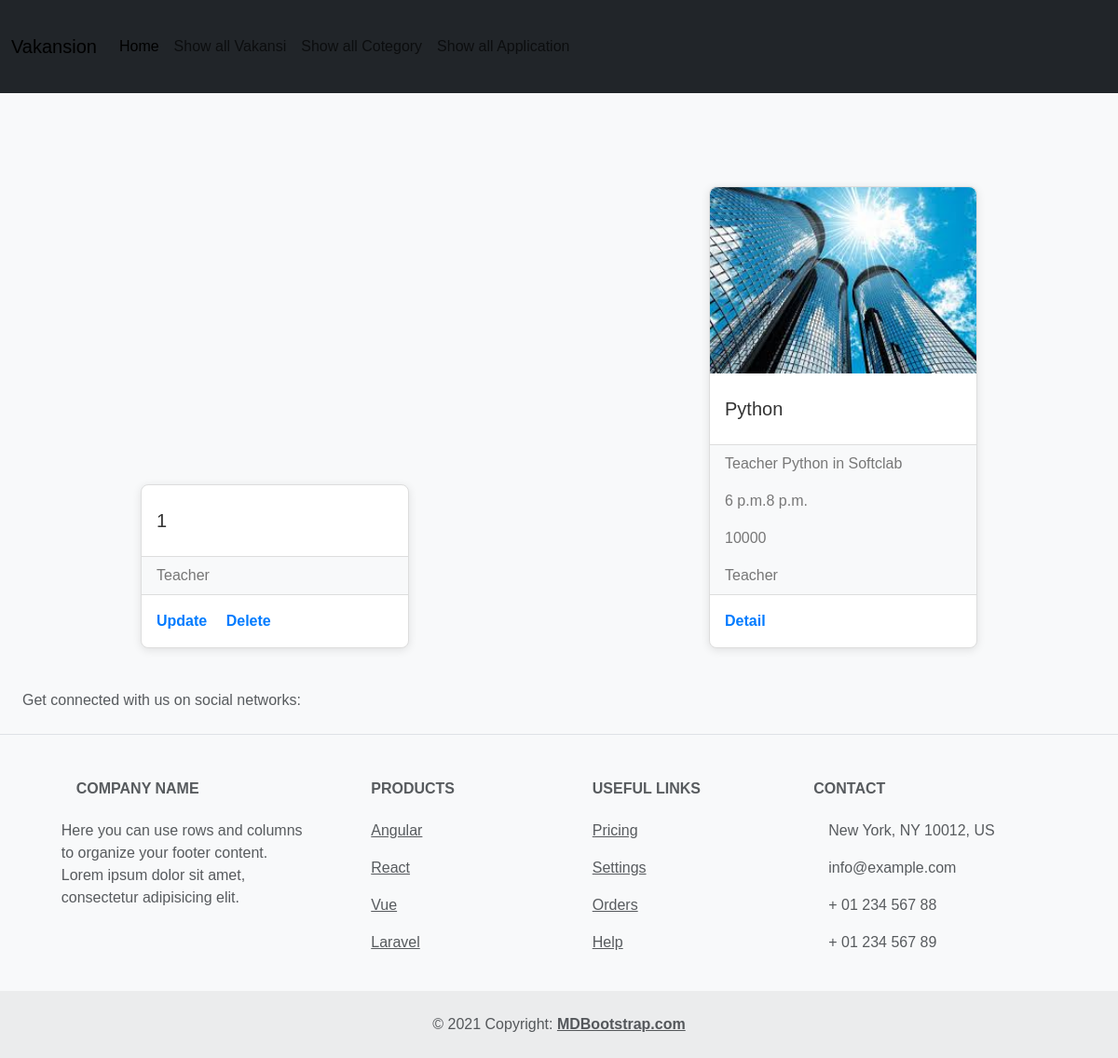
/detailcotegory/1, run on the app's committed database.
### vakansi/models.py (models this page shows, shortened)
class Cotegory(models.Model):
    cotegory_name = models.CharField(max_length=50)
    is_active = models.BooleanField(default=True)
    def __str__(self):
        return self.cotegory_name

class Vakaansi(models.Model):
    title = models.CharField(max_length=50)
    discraption = models.TextField()
    time_work = models.TimeField(auto_now=False, auto_now_add=False)
    time_notwork = models.TimeField(auto_now=False, auto_now_add=False)
    salary = models.IntegerField()
    image = models.ImageField(upload_to="static/images", height_field=None, width_field=None, max_length=None)
    cotegory = models.ForeignKey(Cotegory, on_delete=models.CASCADE)
    is_active = models.BooleanField(default=True)
    create_at = models.DateTimeField(auto_now=True, auto_now_add=False)

### vakansi/views.py (the view)
# urls.py: path("detailcotegory/<int:pk>", DetailCotegory.as_view(), name="detailcotegory"),
class DetailCotegory(DetailView):
    template_name = "detailCotegory.html"
    model = Cotegory
    def get_context_data(self, **kwargs):
        context = super().get_context_data(**kwargs)
        context["vakansi"] = Vakaansi.objects.filter(cotegory=self.kwargs['pk'])
        return context
    context_object_name = "cotegory"

### template/detailcotegory.html (shortened to what this page needs)
{% extends "base.html" %}
{% block content %}
<div class="main">
    <div class="card" style="width: 18rem;">
        <div class="card-body">
          <h5 class="card-title">{{cotegory.id}}</h5>
        </div>
        <ul class="list-group list-group-flush">
          <li class="list-group-item">{{cotegory.cotegory_name}}</li>
        </ul>
        <div class="card-body">
          <a href="{% url 'updatecotegory' cotegory.id %}" class="card-link">Update</a>
          <a href="{% url 'deletecotegory' cotegory.id %}" class="card-link">Delete</a>
        </div>
      </div>
      {% if vakansi.count > 0 %}
      {% for  vakan in  vakansi %}
      <div class="card" style="width: 18rem;">
        <img src="{{vakan.image.url}}" class="card-img-top" alt="...">
        <div class="card-body">
          <h5 class="card-title">{{vakan.title}}</h5>
        </div>
        <ul class="list-group list-group-flush">
          <li class="list-group-item">{{vakan.discraption}}</li>
          <li class="list-group-item">{{vakan.time_work}}{{vakan.time_notwork}}</li>
          <li class="list-group-item">{{vakan.salary}}</li>
          <li class="list-group-item">{{vakan.cotegory}}</li>
        </ul>
        <div class="card-body">
          <a href="{% url 'detailvakansi' vakan.id %}" class="card-link">Detail</a>
        </div>
      </div>
      {% endfor %}
      {% endif %}
</div>
{% endblock content %}

### template/base.html (shortened to what this page needs)
<!DOCTYPE html>
<html lang="en">
<head>
    {% load bootstrap5 %}
    {% bootstrap_css %}
</head>
<body>
    <header style="height: 200px;">
        <nav class="navbar h-50 navbar-expand-lg bg-body-black bg-dark">
            <div class="container-fluid">
              <a class="navbar-brand" href="{% url "home" %}">Vakansion</a>
              <div class="collapse navbar-collapse" id="navbarNavAltMarkup">
                <div class="navbar-nav">
                  <a class="nav-link active" aria-current="page" href="{% url "home" %}">Home</a>
                  <a class="nav-link" href="{% url "showvakansi" %}">Show all Vakansi</a>
                  <a class="nav-link" href="{% url "showcotegory" %}">Show all Cotegory</a>
                  <a class="nav-link" href="{% url "showapplication" %}">Show all Application</a>
                </div>
              </div>
            </div>
          </nav>
    </header>
    <div class="main-container">
        {% block content %}
        {% endblock content %}
    </div>
<footer class="text-center mt-[20px] text-lg-start bg-body-tertiary text-muted bg-dark">
    <section class="d-flex justify-content-center justify-content-lg-between p-4 border-bottom">
      <div class="me-5 d-none d-lg-block">
        <span>Get connected with us on social networks:</span>
      </div>
      <div>
      </div>
    </section>
    <section class="">
      <div class="container text-center text-md-start mt-5">
        <div class="row mt-3">
          <div class="col-md-3 col-lg-4 col-xl-3 mx-auto mb-4">
            <h6 class="text-uppercase fw-bold mb-4">
              Company name
            </h6>
            <p>
              Here you can use rows and columns to organize your footer content. Lorem ipsum
              dolor sit amet, consectetur adipisicing elit.
            </p>
          </div>
          <div class="col-md-2 col-lg-2 col-xl-2 mx-auto mb-4">
            <h6 class="text-uppercase fw-bold mb-4">
              Products
            </h6>
            <p>
              <a href="#!" class="text-reset">Angular</a>
            </p>
            <p>
              <a href="#!" class="text-reset">React</a>
            </p>
            <p>
              <a href="#!" class="text-reset">Vue</a>
            </p>
            <p>
              <a href="#!" class="text-reset">Laravel</a>
            </p>
          </div>
          <div class="col-md-3 col-lg-2 col-xl-2 mx-auto mb-4">
            <h6 class="text-uppercase fw-bold mb-4">
              Useful links
            </h6>
            <p>
              <a href="#!" class="text-reset">Pricing</a>
            </p>
            <p>
              <a href="#!" class="text-reset">Settings</a>
            </p>
            <p>
              <a href="#!" class="text-reset">Orders</a>
            </p>
            <p>
              <a href="#!" class="text-reset">Help</a>
            </p>
          </div>
          <div class="col-md-4 col-lg-3 col-xl-3 mx-auto mb-md-0 mb-4">
            <h6 class="text-uppercase fw-bold mb-4">Contact</h6>
            <p> New York, NY 10012, US</p>
            <p>
              info@example.com
            </p>
            <p> + 01 234 567 88</p>
            <p> + 01 234 567 89</p>
          </div>
        </div>
      </div>
    </section>
    <div class="text-center p-4" style="background-color: rgba(0, 0, 0, 0.05);">
      © 2021 Copyright:
      <a class="text-reset fw-bold" href="https://mdbootstrap.com/">MDBootstrap.com</a>
    </div>
  </footer>
</body>
</html>

### template/base.html (style rules this page uses)
body { font-family: Arial, sans-serif; background-color: #f8f9fa; margin: 0; }
.main { display: flex; width: 100%; flex-wrap: wrap; justify-content: space-evenly; gap: 20px; }
.card { background: white; border: 1px solid #ddd; border-radius: 8px; box-shadow: 0 2px 10px rgba(0, 0, 0, 0.1); transition: transform 0.2s; margin: auto; margin-bottom: 20px; }
.card-img-top { border-top-left-radius: 8px; border-top-right-radius: 8px; height: 200px; object-fit: cover; }
.card-title { font-size: 1.25rem; color: #333; margin: 10px 0; }
.list-group-item { border: none; background-color: #f8f9fa; color: #777; }
.card-link { text-decoration: none; color: #007bff; font-weight: bold; }

### data on the page
Cotegory: id "1", cotegory_name "Teacher"
Vakaansi: image (picture), title "Python", discraption "Teacher Python in Softclab", time_work "6 p.m.", time_notwork "8 p.m.", salary "10000", cotegory "Teacher"
